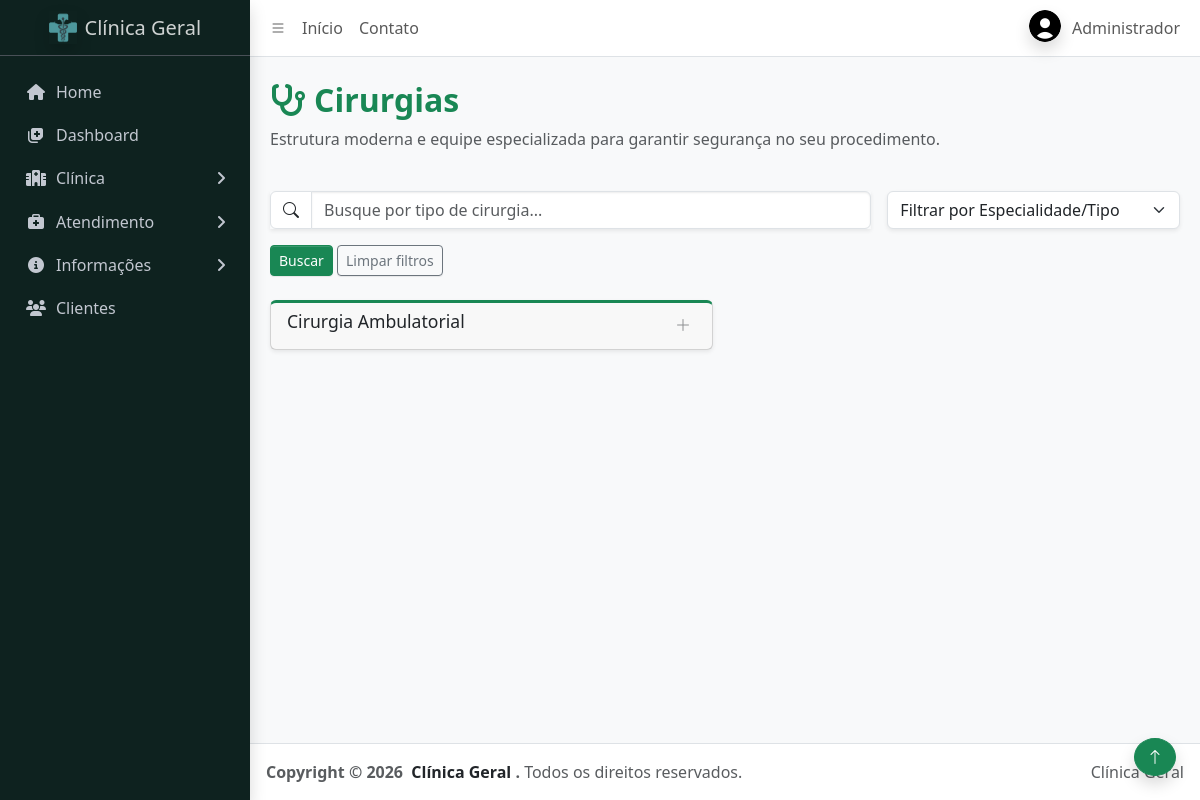
/paginas/cirurgias.php (signed in), run on the app's committed database.
### tables this page shows
CREATE TABLE usuarios (
    id INT AUTO_INCREMENT PRIMARY KEY,

    nome VARCHAR(120) NOT NULL,
    cpf VARCHAR(14) UNIQUE NOT NULL,
    email VARCHAR(150) NOT NULL UNIQUE,
    telefone VARCHAR(20),

    cep VARCHAR(9),
    endereco VARCHAR(150),
    numero VARCHAR(10),
    bairro VARCHAR(100),
    cidade VARCHAR(100),
    estado CHAR(2),

    foto VARCHAR(255) DEFAULT 'assets/img/padrao.png',

    senha VARCHAR(255) NOT NULL,
    tipo ENUM('admin','cliente') NOT NULL DEFAULT 'cliente',

    criado_em TIMESTAMP DEFAULT CURRENT_TIMESTAMP
);

CREATE TABLE servicos (
    id INT AUTO_INCREMENT PRIMARY KEY,
    nome VARCHAR(120) NOT NULL,
    categoria ENUM('consulta','exame','cirurgia') NOT NULL,
    descricao TEXT NOT NULL,
    preco DECIMAL(10,2) NOT NULL,
    imagem VARCHAR(255) NOT NULL,
    status ENUM('ativo','inativo') NOT NULL DEFAULT 'ativo',
    criado_em TIMESTAMP DEFAULT CURRENT_TIMESTAMP
);

### auth/funcs.php (called while the page is built, shortened)
<?php
function url_path(string $relativePath): string
{
    return '/ClinicaPHP/' . ltrim($relativePath, '/');
}
function foto_usuario_url(?string $foto): string
{
    $caminhoFoto = $foto ?: 'assets/img/padrao.png';
    $url = url_path($caminhoFoto);
    $arquivoFoto = __DIR__ . '/../' . ltrim($caminhoFoto, '/');
    if (is_file($arquivoFoto)) {
        $url .= '?v=' . filemtime($arquivoFoto);
    }
    return $url;
}
function usuario_logado(): bool
{
    return !empty($_SESSION['usuario_id']);
 }
function usuario(): array
{
    return [
        'id' => $_SESSION['usuario_id'] ?? null,
        'nome' => $_SESSION['nome'] ?? '',
        'tipo' => $_SESSION['tipo'] ?? '',
        'foto' => $_SESSION['foto'] ?? '',
    ];
}
function is_admin(): bool
{
    return usuario_logado() && ($_SESSION['tipo'] ?? '') === 'admin';
}
function esc(string $valor): string
{
    return htmlspecialchars($valor, ENT_QUOTES, 'UTF-8');
}

### database/usuarios/usuario_funcs.php (called while the page is built, shortened)
<?php
require_once __DIR__ . '/../conexao.php';
function buscar_usuario_por_id(int $id): ?array
{
    global $conexao;
    $sql = 'SELECT * FROM usuarios WHERE id = :id LIMIT 1';
    $stmt = $conexao->prepare($sql);
    $stmt->execute([
        'id' => $id
    ]);
    $usuario = $stmt->fetch(PDO::FETCH_ASSOC);
    return $usuario ?: null;
}

### database/servicos/servicos_funcs.php (called while the page is built, shortened)
<?php
require_once __DIR__ . '/../conexao.php';
function listar_servicos_por_categoria(string $categoria): array
{
    global $conexao;
    $sql = "SELECT id, nome, categoria, descricao, preco, imagem
            FROM servicos
            WHERE status = 'ativo'
            AND categoria = :categoria
            ORDER BY criado_em DESC";
    $stmt = $conexao->prepare($sql);
    $stmt->execute([
        'categoria' => $categoria
    ]);
    return $stmt->fetchAll(PDO::FETCH_ASSOC);
}

### paginas/cirurgias.php (the view, shortened to what this page needs)
<?php
require_once __DIR__ . '/../database/servicos/servicos_funcs.php';
$cirurgias = listar_servicos_por_categoria('cirurgia');
$busca = trim($_GET['busca'] ?? '');
$filtro = trim($_GET['filtro'] ?? '');
$cirurgiasFiltradas = array_filter($cirurgias, function ($cirurgia) use ($busca, $filtro) {
    $nome = mb_strtolower($cirurgia['nome']);
    $descricao = mb_strtolower($cirurgia['descricao']);
    $buscaLower = mb_strtolower($busca);
    $passaBusca = $busca === ''
        || str_contains($nome, $buscaLower)
        || str_contains($descricao, $buscaLower);
    $passaFiltro = $filtro === ''
        || str_contains($nome, mb_strtolower($filtro))
        || str_contains($descricao, mb_strtolower($filtro));
    return $passaBusca && $passaFiltro;
});
require_once __DIR__ . '/../partials/header.php';
?>
<main class="app-main">
    <div class="app-content mt-4">
        <div class="container pb-4">
            <div class="row mb-4">
                <div class="col-12">
                    <h2 class="fw-bold text-success">
                        <i class="fas fa-stethoscope me-2"></i>Cirurgias
                    </h2>
                    <p class="text-muted">
                        Estrutura moderna e equipe especializada para garantir segurança no seu procedimento.
                    </p>
                </div>
            </div>
            <form method="GET" class="row g-3 mb-4">
                <div class="col-md-8">
                    <div class="input-group shadow-sm">
                        <span class="input-group-text bg-white">
                            <i class="bi bi-search"></i>
                        </span>
                        <input
                            type="text"
                            name="busca"
                            class="form-control"
                            placeholder="Busque por tipo de cirurgia..."
                            value="<?= esc($busca) ?>">
                    </div>
                </div>
                <div class="col-md-4">
                    <select name="filtro" class="form-select shadow-sm" onchange="this.form.submit()">
                        <option value="">Filtrar por Especialidade/Tipo</option>
                    </select>
                </div>
                <div class="col-12">
                    <button type="submit" class="btn btn-success btn-sm">
                        Buscar
                    </button>
                    <a href="<?= esc(url_path('paginas/cirurgias.php')) ?>" class="btn btn-outline-secondary btn-sm">
                        Limpar filtros
                    </a>
                </div>
            </form>
            <div class="row g-4">
                <?php foreach ($cirurgiasFiltradas as $cirurgia): ?>
                    <div class="col-md-6">
                        <div class="card card-outline card-success collapsed-card shadow-sm">
                            <div class="card-header">
                                <h3 class="card-title">
                                    <?= esc($cirurgia['nome']) ?>
                                </h3>
                                <div class="card-tools">
                                    <button type="button" class="btn btn-tool" data-lte-toggle="card-collapse">
                                        <i data-lte-icon="expand" class="bi bi-plus-lg"></i>
                                    </button>
                                </div>
                            </div>
                        </div>
                    </div>
                <?php endforeach; ?>
            </div>
        </div>
    </div>
</main>
<?php require_once __DIR__ . '/../partials/footer.php'; ?>

### partials/header.php (shortened to what this page needs)
<?php
require_once __DIR__ . '/../auth/funcs.php';
require_once __DIR__ . '/../database/usuarios/usuario_funcs.php';
$usuario = usuario();
if (usuario_logado()) {
    $usuarioAtualizado = buscar_usuario_por_id((int) $usuario['id']);
    if ($usuarioAtualizado) {
        $usuario = usuario();
    }
}
$fotoPerfil = 'assets/img/padrao.png';
if (
    usuario_logado() &&
    isset($usuario['foto']) &&
    !empty($usuario['foto'])
) {
    $fotoPerfil = $usuario['foto'];
}
?>
<!DOCTYPE html>
<html lang="pt-br">
<head>
    <link rel="stylesheet" href="<?= esc(url_path('css/adminlte.css')) ?>">
    <link rel="stylesheet" href="<?= esc(url_path('css/meucss.css')) ?>">
    <link rel="stylesheet" href="https://cdn.jsdelivr.net/npm/@fontsource/source-sans-3@5.0.12/index.css">
    <link rel="stylesheet" href="https://cdn.jsdelivr.net/npm/overlayscrollbars@2.11.0/styles/overlayscrollbars.min.css">
    <link rel="stylesheet" href="https://cdn.jsdelivr.net/npm/bootstrap-icons@1.13.1/font/bootstrap-icons.min.css">
    <link href="https://cdn.jsdelivr.net/npm/bootstrap@5.3.3/dist/css/bootstrap.min.css" rel="stylesheet">
    <link rel="stylesheet" href="https://cdnjs.cloudflare.com/ajax/libs/font-awesome/6.5.1/css/all.min.css">
</head>
<body class="layout-fixed sidebar-expand-lg sidebar-open bg-body-tertiary">
    <div class="app-wrapper">
        <nav class="app-header navbar navbar-expand bg-body">
            <div class="container-fluid">
                <ul class="navbar-nav">
                    <li class="nav-item">
                        <a class="nav-link" data-lte-toggle="sidebar" href="#" role="button">
                            <i class="bi bi-list"></i>
                        </a>
                    </li>
                    <li class="nav-item d-none d-md-block">
                        <a href="<?= esc(url_path('paginas/index.php')) ?>" class="nav-link">Início</a>
                    </li>
                    <li class="nav-item d-none d-md-block">
                        <a href="<?= esc(url_path('paginas/contato.php')) ?>" class="nav-link">Contato</a>
                    </li>
                </ul>
                <ul class="navbar-nav ms-auto">
                    <li class="nav-item dropdown user-menu">
                        <a href="#" class="nav-link dropdown-toggle" data-bs-toggle="dropdown">
                            <img src="<?= esc(foto_usuario_url($fotoPerfil)) ?>" class="user-image rounded-circle shadow" alt="Foto do usuário">
                            <span class="d-none d-md-inline">
                                <?= usuario_logado() ? esc($usuario['nome']) : 'Usuário' ?>
                            </span>
                        </a>
                    </li>
                </ul>
            </div>
        </nav>
        <aside class="app-sidebar cg-bg-primaria shadow" data-bs-theme="dark">
            <div class="sidebar-brand">
                <a href="<?= esc(url_path('paginas/index.php')) ?>" class="brand-link">
                    <img src="<?= esc(url_path('assets/img/logo-clinica.png')) ?>" alt="Clinica Logo" class="brand-image opacity-10 shadow">
                    <span class="brand-text fw-light">Clínica Geral</span>
                </a>
            </div>
            <div class="sidebar-wrapper">
                <nav class="mt-2">
                    <ul class="nav sidebar-menu flex-column" data-lte-toggle="treeview" role="navigation" data-accordion="false" id="navigation">
                        <li class="nav-item">
                            <a href="<?= esc(url_path('paginas/index.php')) ?>" class="nav-link">
                                <i class="nav-icon fas fa-home"></i>
                                <p>Home</p>
                            </a>
                        </li>
                        <?php if (is_admin()): ?>
                            <li class="nav-item">
                                <a href="<?= esc(url_path('admin/dashboard.php')) ?>" class="nav-link">
                                    <i class="nav-icon fas fa-notes-medical"></i>
                                    <p>Dashboard</p>
                                </a>
                            </li>
                        <?php endif; ?>
                        <li class="nav-item">
                            <a href="#" class="nav-link">
                                <i class="nav-icon fas fa-hospital"></i>
                                <p>
                                    Clínica
                                </p>
                            </a>
                        </li>
                        <li class="nav-item">
                            <a href="#" class="nav-link">
                                <i class="nav-icon fas fa-briefcase-medical"></i>
                                <p>
                                    Atendimento
                                </p>
                            </a>
                        </li>
                        <li class="nav-item">
                            <a href="#" class="nav-link">
                                <i class="nav-icon fas fa-circle-info"></i>
                                <p>
                                    Informações
                                </p>
                            </a>
                        </li>
                        <li class="nav-item">
                            <a href="<?= esc(url_path('paginas/clientes.php')) ?>" class="nav-link">
                                <i class="nav-icon fas fa-users"></i>
                                <p>Clientes</p>
                            </a>
                        </li>
                    </ul>
                </nav>
            </div>
        </aside>

### css/meucss.css (style rules this page uses)
:root { --cg-azul-turquesa: #0e221f; --cg-ciano: #68b8b4; }
.cg-bg-primaria { background-color: var(--cg-azul-turquesa) !important; }

### data on the page
usuarios: foto (picture), nome "Administrador"
servicos: nome "Cirurgia Ambulatorial"
